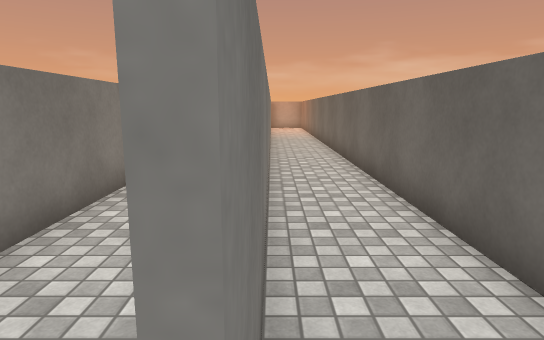
[1] (above)

13 first-person views from a walk through a 3-D level made in the Unity game engine. The camera is 1.5 m above the floor, tilts 10° down and sees 75° across. The floor is counted in squares, 1 m on a side. Each view is taken from the middle of a square. On the plan, view 1 faces up. The plan holds only what a view shows up to about 16 squares ahead; the rest is blank. The place goes on beyond the plan. The player is left out. Door leaves are left out, so doorways stand open. Surface patterns are stand-ins for the level's own textures.

[2]
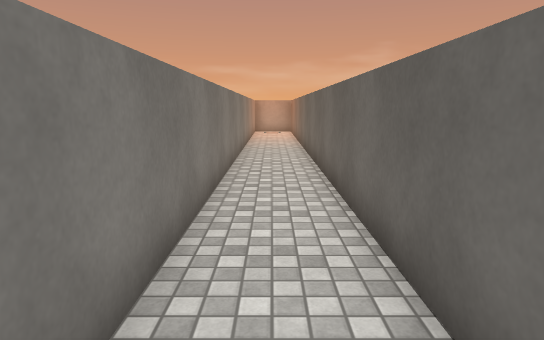

[3]
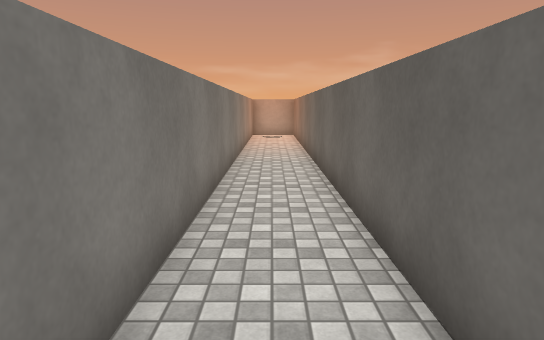

[4]
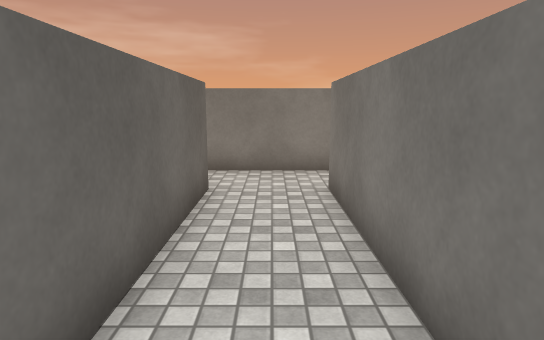

[5]
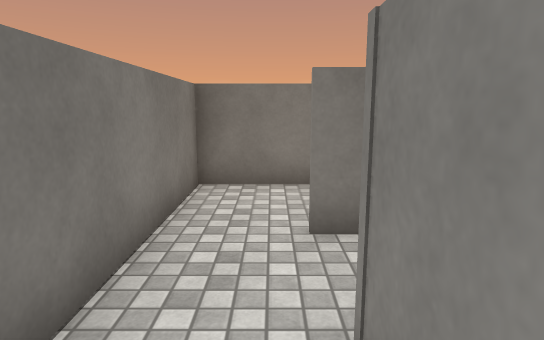

[6]
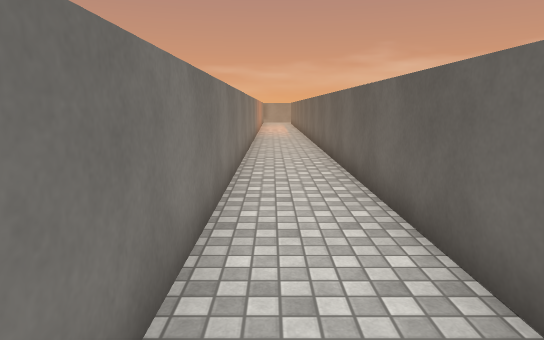

[7]
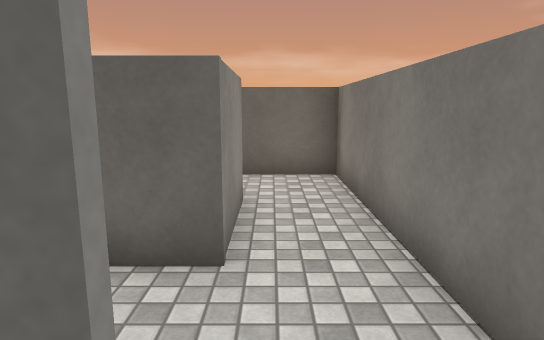

[8]
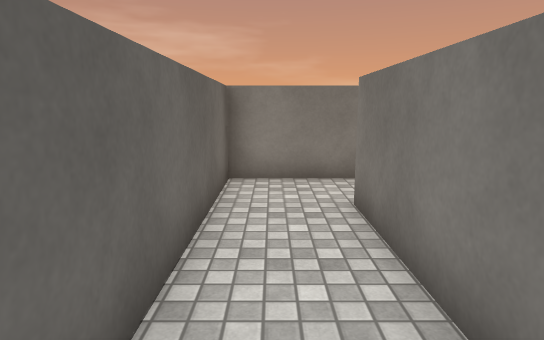

[9]
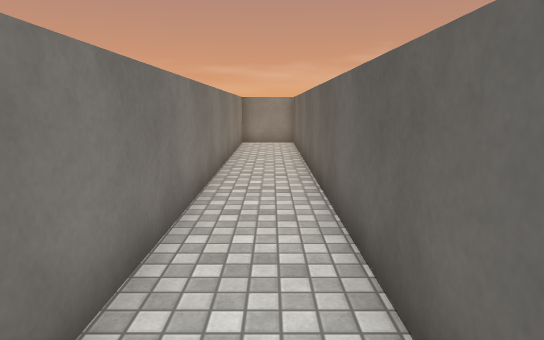

[10]
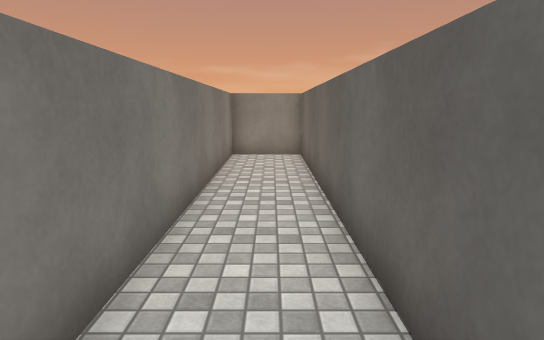

[11]
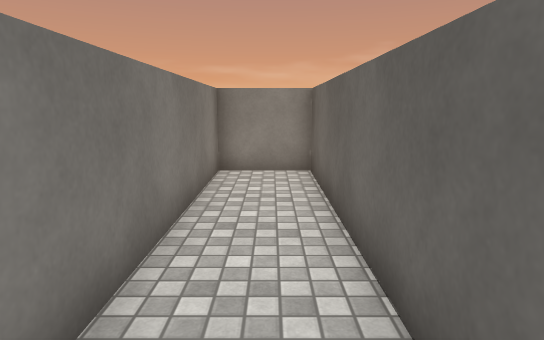

[12]
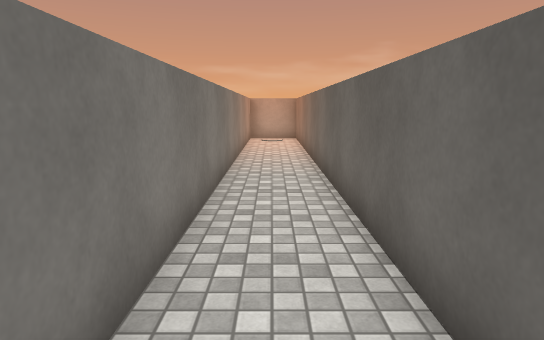

[13]
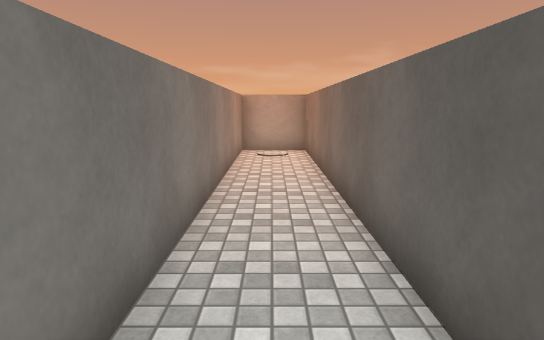

### Floor plan
Points are (right, up) in squares from view 1. A wall is a line through its corners. A room is listed if a view was taken in it or the views show most of it. See-through windows are left out.
Room 1 (views 1, 5, 6, 7)
walls: (-2.8, 15.5) (-2.8, -1.5) (5.4, -1.5); (-0.2, 0.4) (-0.2, 16.3); (4.7, 0.5) (2.2, 0.5)
ways out: opening at (5, 0) to room 4; open door at (1, 2); open door at (1, 5.5); open door at (1, 10.5); open door at (1, 15.5); open door at (1, 20.5)
Room 2 (view 2)
walls: (-0.1, 5.6) (-0.1, 0.4); (2.2, 0.5) (2.2, 5.5)
Room 3 (views 3, 4)
walls: (-0.1, 8.1) (-0.1, 5.6); (2.2, 5.5) (2.2, 8)
Room 4 (views 8, 9, 10, 11)
walls: (5.4, -1.5) (6.9, -1.5) (6.9, 16.4) (4.7, 16.4) (4.7, 0.5)
ways out: opening at (5, 0) to room 1
Room 5 (view 12)
walls: (2.2, 8) (2.2, 10.5); (-0.1, 10.6) (-0.1, 8.1)
Room 6 (view 13)
walls: (2.2, 13) (2.2, 15.5); (-0.1, 15.6) (-0.1, 13.1)
ways out: open door at (1, 13)
Room 7 (no view inside)
walls: (-0.1, 23.5) (-0.1, 20.5); (2.2, 20.5) (2.2, 23.5)
ways out: open door at (1, 23)
Room 8 (no view inside)
walls: (2.2, 18) (2.2, 20.5); (-0.1, 20.5) (-0.1, 18)
ways out: open door at (1, 18)
Room 9 (no view inside)
walls: (-0.1, 18) (-0.1, 15.6); (2.2, 15.5) (2.2, 18)
Room 10 (no view inside)
walls: (-0.1, 13.1) (-0.1, 10.6); (2.2, 10.5) (2.2, 13)

Where each view was taken, in squares from view 1:
view 1: 0 up, 0 right, facing up
view 2: 4 up, 1 right, facing up
view 3: 7 up, 1 right, facing up
view 4: 7 up, 1 right, facing down
view 5: 0 up, 4 right, facing left
view 6: 0 up, 2 left, facing up
view 7: 0 up, 1 left, facing right
view 8: 6 up, 6 right, facing down
view 9: 1 up, 6 right, facing up
view 10: 5 up, 6 right, facing up
view 11: 8 up, 6 right, facing up
view 12: 9 up, 1 right, facing up
view 13: 14 up, 1 right, facing up
